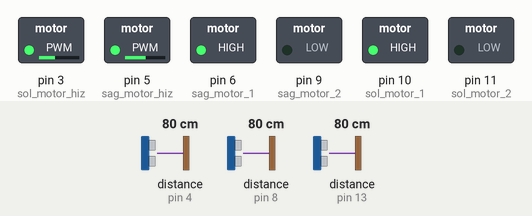
Recording of a sketch running on a simulated Arduino Uno, built with avr-gcc and run on an emulated ATmega328P. Shown: switched loads named in the sketch (green lamp = pin HIGH). Wiring (inferred from the names in the program): 3 × ultrasonic range finder: trigger pin 2, echo pin 4 / trigger pin 7, echo pin 8 / trigger pin 12, echo pin 13. Inputs (shaded band) come from the test bench; at power-on: distance to the obstacle (sensors on pin 4, pin 8, pin 13) 80 cm. The echo pulse lasts 58.3 µs per cm; pins used as bus, display or sensor lines are not drawn.

Above: at 1.05 s.
At 9.5 s:
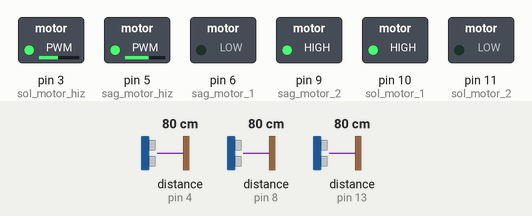
Timing chart, 0 to 10.8 s (numbered marks = the images above):
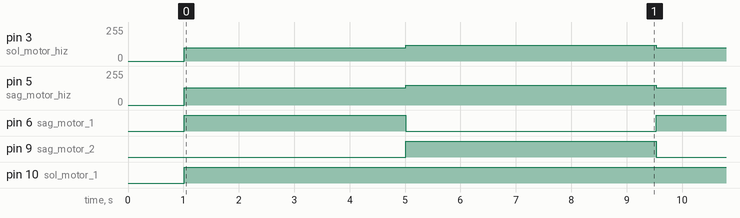

The sketch:

labirent_arisi.ino
```cpp
#define sol_motor_hiz 3 // Sol motor hız pini
#define sag_motor_hiz 5// Sağ motor hız pini
#define sol_motor_1 10  // Sol motor pin 1
#define sol_motor_2 11// Sol motor pin 2
#define sag_motor_1 6 //Sağ motor pin 1
#define sag_motor_2 9 // Sağ motor pin 2

int sag_sensor_echo = 4;// sağ sensör
int sag_sensor_trigger = 2;// sağ sensör
int sol_sensor_echo = 13;// sol sensör
int sol_sensor_trigger = 12;// sol sensör
int on_sensor_echo = 8; // Ön sensör
int on_sensor_trigger = 7; // Ön sensör

void setup()
{
  pinMode(on_sensor_trigger, OUTPUT);
  pinMode(on_sensor_echo, INPUT);
  pinMode(sol_sensor_trigger, OUTPUT);
  pinMode(sol_sensor_echo, INPUT);
  pinMode(sag_sensor_trigger, OUTPUT);
  pinMode(sag_sensor_echo, INPUT);
  pinMode(sol_motor_hiz, OUTPUT);
  pinMode(sag_motor_hiz, OUTPUT);
  pinMode(sol_motor_1, OUTPUT);
  pinMode(sol_motor_2, OUTPUT);
  pinMode(sag_motor_1, OUTPUT);
  pinMode(sag_motor_2, OUTPUT);
  delay(1000);
}

void loop()
{
  long on_sensor_zaman, sol_sensor_zaman, sag_sensor_zaman, sag_mesafe, sol_mesafe, on_mesafe;
  digitalWrite(on_sensor_trigger, LOW);
  delayMicroseconds(5);
  digitalWrite(on_sensor_trigger, HIGH);
  delayMicroseconds(10);
  digitalWrite(on_sensor_trigger, LOW);
  on_sensor_zaman = pulseIn(on_sensor_echo, HIGH);
  on_mesafe = on_sensor_zaman / 29 / 2;

  digitalWrite(sol_sensor_trigger, LOW);
  delayMicroseconds(5);
  digitalWrite(sol_sensor_trigger, HIGH);
  delayMicroseconds(10);
  digitalWrite(sol_sensor_trigger, LOW);
  sol_sensor_zaman = pulseIn(sol_sensor_echo, HIGH);
  sol_mesafe = sol_sensor_zaman / 29 / 2;

  digitalWrite(sag_sensor_trigger, LOW);
  delayMicroseconds(5);
  digitalWrite(sag_sensor_trigger, HIGH);
  delayMicroseconds(10);
  digitalWrite(sag_sensor_trigger, LOW);
  sag_sensor_zaman = pulseIn(sag_sensor_echo, HIGH);
  sag_mesafe = sag_sensor_zaman / 29 / 2;

  analogWrite(sol_motor_hiz, 100);
  analogWrite(sag_motor_hiz, 130);
  analogWrite(sol_motor_1, 0);
  analogWrite(sol_motor_2, 0);
  analogWrite(sag_motor_1, 0);
  analogWrite(sag_motor_2, 0);

   ileri();
   delay(4000);
   sag();
   delay(4000);
  //  if (on_mesafe > 10) //önü açıksa
  //  {
  //    if (sag_mesafe > 8 && sag_mesafe < 13) //sağ mesafe uygun aralıktaysa
  //    {
  //      analogWrite(sol_motor_hiz, 100);
  //      analogWrite(sag_motor_hiz, 130);
  //      analogWrite(sol_motor_1, 255);
  //      analogWrite(sol_motor_2, 0);
  //      analogWrite(sag_motor_1, 255);
  //      analogWrite(sag_motor_2, 0);
  //
  //    }
  //    if (sag_mesafe >= 13 && sag_mesafe < 20) //sağ açıksa
  //    {
  //      analogWrite(sol_motor_hiz, 120);
  //      analogWrite(sag_motor_hiz, 90);
  //      analogWrite(sol_motor_1, 255);
  //      analogWrite(sol_motor_2, 0);
  //      analogWrite(sag_motor_1, 255);
  //      analogWrite(sag_motor_2, 0);
  //    }
  //    if (sag_mesafe <= 8) //sağ kapalıysa sola dönüş
  //    {
  //      analogWrite(sol_motor_hiz, 60);
  //      analogWrite(sag_motor_hiz, 150);
  //      analogWrite(sol_motor_1, 255);
  //      analogWrite(sol_motor_2, 0);
  //      analogWrite(sag_motor_1, 255);
  //      analogWrite(sag_motor_2, 0);
  //    }
  //    if (sag_mesafe >=20 && sol_mesafe>=20) //
  //    {
  //      analogWrite(sol_motor_hiz, 100);
  //      analogWrite(sag_motor_hiz, 130);
  //      analogWrite(sol_motor_1, 255);
  //      analogWrite(sol_motor_2, 0);
  //      analogWrite(sag_motor_1, 255);
  //      analogWrite(sag_motor_2, 0);
  //
  //      delay(500);
  //
  //     sag();
  //    }
  //  }
  //  if (sol_mesafe <= 20 && sag_mesafe > 20 && on_mesafe <= 10) {
  //    sag(); //solu kapalı sağı açık
  //  }
  //  if (sol_mesafe > 20 && sag_mesafe > 20 && on_mesafe <= 10) {
  //    sag();  //sağ ve sol açık
  //  }
  //  if (sag_mesafe <= 20 && sol_mesafe > 20 && on_mesafe <= 10) {
  //    sol();  //sağ kapalı sol açık
  //  }
  //  if (sag_mesafe <= 20 && sol_mesafe <= 20 && on_mesafe <= 10) {
  //    tam_donus();  //her tarafı kapalı
  //  }
  ////  if (sag_mesafe >= 20 && sol_mesafe >= 20 && on_mesafe >= 10) {
  ////    sag();
  ////  }
  //
 }

  void sol()
  {
    analogWrite(sol_motor_hiz, 120);
    analogWrite(sag_motor_hiz, 150);
    analogWrite(sol_motor_1, 0);
    analogWrite(sol_motor_2, 255);
    analogWrite(sag_motor_1, 255);
    analogWrite(sag_motor_2, 0);
    delay(500);
  }

  void sag()
  {
    analogWrite(sol_motor_hiz, 120);
    analogWrite(sag_motor_hiz, 150);
    analogWrite(sol_motor_1, 255);
    analogWrite(sol_motor_2, 0);
    analogWrite(sag_motor_1, 0);
    analogWrite(sag_motor_2, 255);
    delay(500);
  }

  void tam_donus()
  {
    analogWrite(sol_motor_hiz, 120);
    analogWrite(sag_motor_hiz, 150);
    analogWrite(sol_motor_1, 0);
    analogWrite(sol_motor_2, 255);
    analogWrite(sag_motor_1, 255);
    analogWrite(sag_motor_2, 0);
    delay(900);
  }
  void ileri()
  {
    analogWrite(sol_motor_hiz, 100);
    analogWrite(sag_motor_hiz, 130);
    analogWrite(sol_motor_1, 255);
    analogWrite(sol_motor_2, 0);
    analogWrite(sag_motor_1, 255);
    analogWrite(sag_motor_2, 0);

  }
```

Measured:
- by itself, pin 3 (sol_motor_hiz): alternates 120/255 for 4.5 s and 100/255 for 4.0 s
- by itself, pin 5 (sag_motor_hiz): alternates 150/255 for 4.5 s and 130/255 for 4.0 s
- by itself, pin 6 (sag_motor_1): alternates HIGH for 4.0 s and LOW for 4.5 s
- by itself, pin 9 (sag_motor_2): alternates HIGH for 4.5 s and LOW for 4.0 s
- by itself, pin 10 (sol_motor_1): LOW → HIGH at 1.0 s
